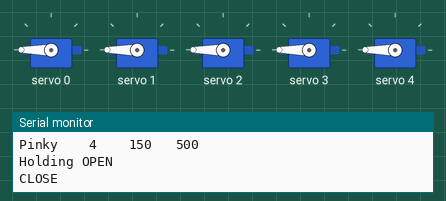
Bench run of a sketch on a simulated ESP32. On the bench: 5 × servo, the last lines printed to the serial monitor.

Above: at 0.55 s.
At 4.5 s:
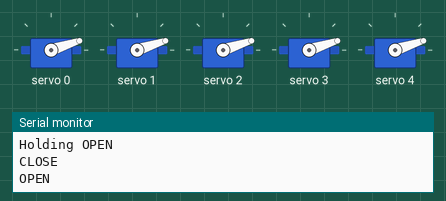
Timing chart, 0 to 5.7 s (numbered marks = the images above):
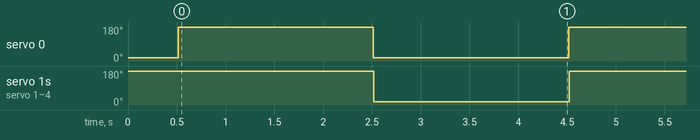

The sketch:

RoboHand_FingerValues.ino
```cpp
/*
  RoboHand V2 — per-finger servo values
  ESP32 + PCA9685 (0x40) + 5x MG90S

  Edit the numbers in FINGER VALUES, upload, watch the hand.
  Serial Monitor: 115200

  V2 mounting: Thumb, Ring, Pinky reversed in hardware.
  Put the pulse that actually OPENS that finger in openPulse,
  and the pulse that actually CLOSES it in closePulse.
  Do not power servos from the ESP32.
*/

#include <Wire.h>
#include <Adafruit_PWMServoDriver.h>

Adafruit_PWMServoDriver pwm = Adafruit_PWMServoDriver(0x40);

enum { THUMB = 0, INDEX = 1, MIDDLE = 2, RING = 3, PINKY = 4 };
const int SERVO_COUNT = 5;

int openPulse[SERVO_COUNT] = {
  150, 150, 150, 150, 150
};

int closePulse[SERVO_COUNT] = {
  500, 500, 500, 500, 500
};

const char* NAME[SERVO_COUNT] = {
  "Thumb", "Index", "Middle", "Ring", "Pinky"
};

const int CH[SERVO_COUNT] = {0, 1, 2, 3, 4};

const int TEST_MODE = 2;
const int CYCLE_MS  = 2000;

const int PULSE_MIN = 90;
const int PULSE_MAX = 560;

int clampPulse(int v) {
  if (v < PULSE_MIN) return PULSE_MIN;
  if (v > PULSE_MAX) return PULSE_MAX;
  return v;
}

void setFinger(int finger, bool closed) {
  int pulse = closed ? closePulse[finger] : openPulse[finger];
  pulse = clampPulse(pulse);
  pwm.setPWM(CH[finger], 0, pulse);
}

void setAll(bool closed) {
  for (int i = 0; i < SERVO_COUNT; i++) {
    setFinger(i, closed);
  }
}

void printValues() {
  Serial.println();
  Serial.println("finger   ch   OPEN  CLOSE");
  for (int i = 0; i < SERVO_COUNT; i++) {
    Serial.printf("%-7s  %d   %4d  %4d\n",
                  NAME[i], CH[i], openPulse[i], closePulse[i]);
  }
}

void setup() {
  Serial.begin(115200);
  delay(300);
  Wire.begin(21, 22);
  pwm.begin();
  pwm.setPWMFreq(50);
  delay(200);
  printValues();
  if (TEST_MODE == 1) {
    Serial.println("Holding CLOSE");
    setAll(true);
  } else {
    Serial.println("Holding OPEN");
    setAll(false);
  }
}

void loop() {
  if (TEST_MODE != 2) return;
  Serial.println("CLOSE");
  setAll(true);
  delay(CYCLE_MS);
  Serial.println("OPEN");
  setAll(false);
  delay(CYCLE_MS);
}
```

Measured:
- by itself, servo 0–4: alternates 180° for 2.0 s and 18° for 2.0 s
